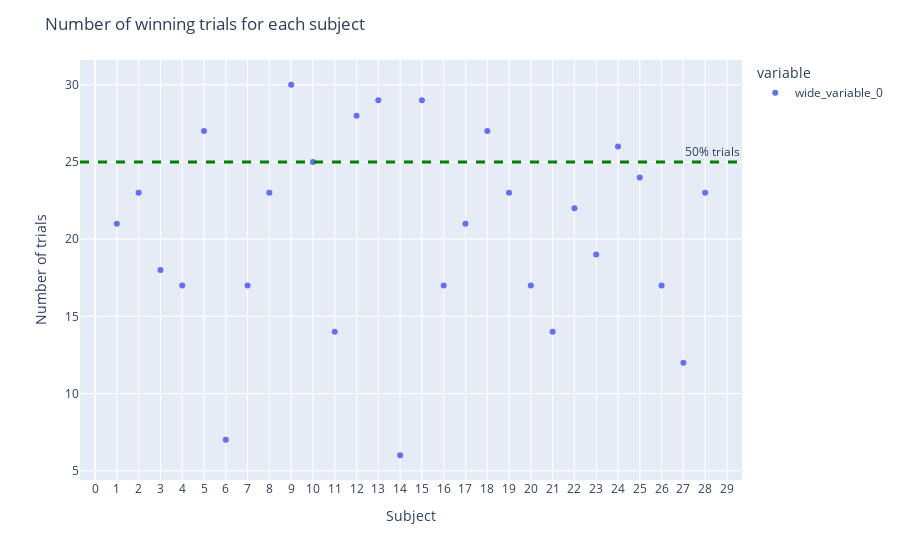

Here is the notebook cell this chart was saved with:
### Markdown cell above
## Plotting behavioural data

### Code cell
# frequency plot for outcome of the trial 
import plotly.express as px
outcome_freq = []
for i in range(num_subject):
    outcome_freq.append(outcome[i].value_counts()[1])

fig = px.scatter(x=[range(1,num_subject+1)], y=outcome_freq)
fig.add_hline(y=25, line_width=3, line_dash="dash", line_color="green",annotation_text="50% trials")
# fig.add_hrect(y0=25, y1=30, line_width=0, fillcolor="red", opacity=0.2)
fig. update_layout(title="Number of winning trials for each subject", xaxis=dict(title='Subject',tickmode='linear'), 
                   yaxis_title="Number of trials")
fig.show()

### Figure 1 — Plotly figure (JSON) as saved in the notebook; plotly's stock layout.template omitted (floating-point values rounded to 4 significant figures)
{"data": [{"hovertemplate": "variable=wide_variable_0<br>value=%{x}<br>y=%{y}<extra></extra>", "legendgroup": "wide_variable_0", "marker": {"color": "#636efa", "symbol": "circle"}, "mode": "markers", "name": "wide_variable_0", "orientation": "v", "showlegend": true, "type": "scatter", "x": [1, 2, 3, 4, 5, 6, 7, 8, 9, 10, 11, 12, 13, 14, 15, 16, 17, 18, 19, 20, 21, 22, 23, 24, 25, 26, 27, 28], "xaxis": "x", "y": [21, 23, 18, 17, 27, 7, 17, 23, 30, 25, 14, 28, 29, 6, 29, 17, 21, 27, 23, 17, 14, 22, 19, 26, 24, 17, 12, 23], "yaxis": "y"}], "layout": {"annotations": [{"showarrow": false, "text": "50% trials", "x": 1, "xanchor": "right", "xref": "x domain", "y": 25, "yanchor": "bottom", "yref": "y"}], "legend": {"title": {"text": "variable"}, "tracegroupgap": 0}, "margin": {"t": 60}, "shapes": [{"line": {"color": "green", "dash": "dash", "width": 3}, "type": "line", "x0": 0, "x1": 1, "xref": "x domain", "y0": 25, "y1": 25, "yref": "y"}], "title": {"text": "Number of winning trials for each subject"}, "xaxis": {"anchor": "y", "domain": [0, 1], "tickmode": "linear", "title": {"text": "Subject"}}, "yaxis": {"anchor": "x", "domain": [0, 1], "title": {"text": "Number of trials"}}}}
